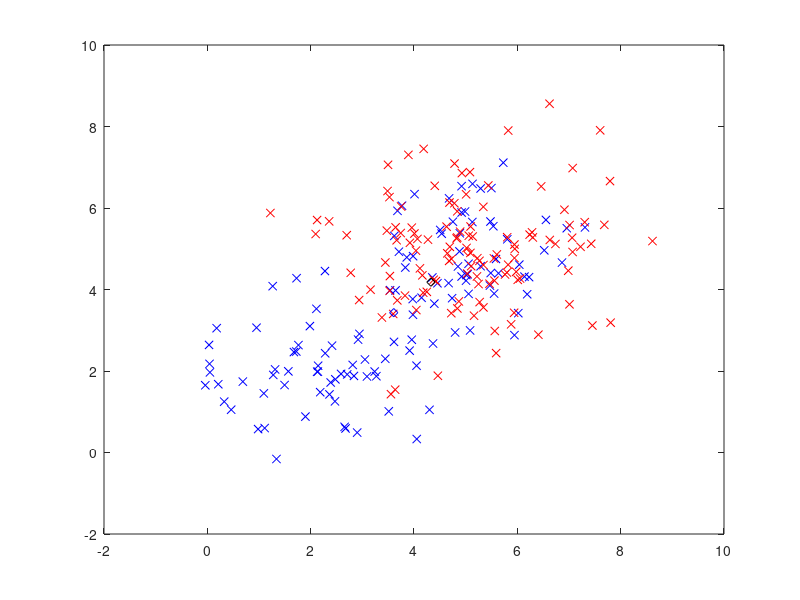
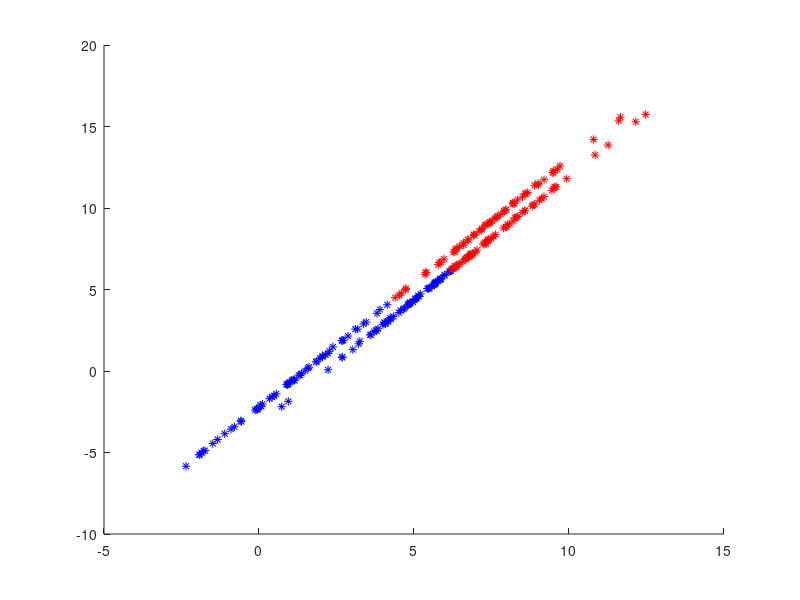

MATLAB code for these plots, in order:
clear all
x1 = load('data1.txt');
x2 = load('data2.txt');
%p = load('prior.txt') ;

for i = 1:60
    x1(i,1) = normrnd(2,1);
    x1(i,2) = normrnd(2,1);
end
for i = 1:60
    x2(i,1) = normrnd(5,1);
    x2(i,2) = normrnd(5,1);
end

p = [.5, .5] ;

plot(x1(:,1), x1(:,2), 'bx');
hold
plot(x2(:,1), x2(:,2), 'rx')

[lin1, co11] =size(x1);
[lin2, col2] =size(x2);

mu_1 = mean(x1);
plot(mu_1(:,1), mu_1(:,2), 'bd');
mu_2 = mean(x2);
plot(mu_2(:,1), mu_2(:,2), 'rd');

mu= (mu_1 + mu_2)/2 ;
plot(mu(:,1), mu(:,2), 'kd');

for i = 1:lin1
    x1_temp(i,:) = x1(i,:) - mu;
end

for i = 1:lin2
    x2_temp(i,:) = x2(i,:) - mu;
end

c1 = cov(x1_temp);
c2 = cov(x2_temp);

[lin,col] = size(c1);
for i = 1:lin
    for j = 1:col
        C(i,j)= p(1) * c1(i,j) + p(2) * c2(i,j);
    end
end

Cinv = inv(C);


figure ;
hold on ;
rec = 0 ;

for i = 1:lin1
    f1 = mu_1*Cinv*x1(i,:)'-0.5*mu_1*Cinv*mu_1';
    f2 = mu_2*Cinv*x1(i,:)'-0.5*mu_2*Cinv*mu_2';
    if(f1 > f2)
        plot(f1,f2, 'b*') ;
        rec = rec +1 ;
    else
        plot(f1,f2, 'r*') ;   
    end
end

for i = 1:lin2
    f1 = mu_1*Cinv*x2(i,:)'-0.5*mu_1*Cinv*mu_1';
    f2 = mu_2*Cinv*x2(i,:)'-0.5*mu_2*Cinv*mu_2';
    if(f1 > f2)
        plot(f1,f2, 'b*') ;
    else
        plot(f1,f2, 'r*') ;   
        rec = rec+1 ;
    end
end

rec/(lin1 + lin2) 
